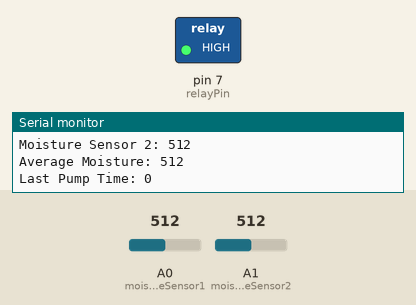
Recording of a sketch running on a simulated Arduino Uno, built with avr-gcc and run on an emulated ATmega328P. On the bench: switched loads named in the sketch (green lamp = pin HIGH), the last lines printed to the serial monitor. The test bench sets the inputs (shaded band); at power-on: A0 (moistureSensor1) = 512, A1 (moistureSensor2) = 512.

Above: at 1.8 s.
1.9 s: A0 (moistureSensor1) set to 674
3.4 s: A0 (moistureSensor1) set to 705
At 5.0 s:
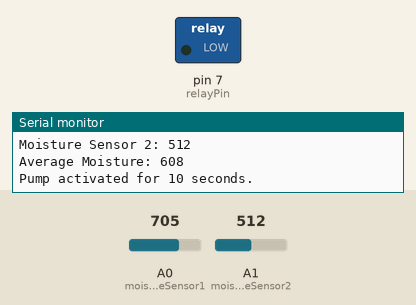
Timing chart, 0 to 15.6 s (numbered marks = the images above; inputs shaded):
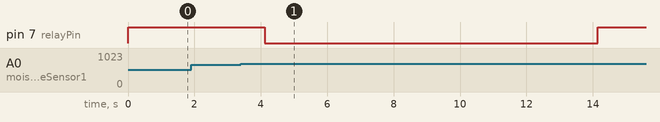

The sketch:

selfwater.ino
```cpp
//This is a reconstruction of the original code and has not been tested with hardware
//ZB
// 2023 - 2026

// Pin assignments
const int moistureSensor1 = A0; // First moisture sensor pin
const int moistureSensor2 = A1; // Second moisture sensor pin
const int relayPin = 7;          // Relay control pin

// Threshold set to 600
int threshold = 600;

// Timing variables
unsigned long motorRunDuration = 10000; // 10 seconds for motor
unsigned long twoDays = 172800000; // 2 days in milliseconds
unsigned long oneDay = 86400000; // 1 day in milliseconds

unsigned long lastPumpTime = 0; // For tracking when the pump last ran
bool pumpActive = false; // Flag to track if the pump has been activated

void setup() {
  Serial.begin(9600);

  // Initialize the relay pin as OUTPUT
  pinMode(relayPin, OUTPUT);

  // Start with the relay off
  digitalWrite(relayPin, HIGH); // Ensure the pump is off at startup
}

void loop() {
  // Read moisture levels from both sensors
  int moistureValue1 = analogRead(moistureSensor1);
  int moistureValue2 = analogRead(moistureSensor2);

  // Calculate the average moisture value
  int averageMoisture = (moistureValue1 + moistureValue2) / 2;

  // Display individual and average moisture levels in the serial monitor
  Serial.print("Moisture Sensor 1: ");
  Serial.println(moistureValue1);
  Serial.print("Moisture Sensor 2: ");
  Serial.println(moistureValue2);
  Serial.print("Average Moisture: ");
  Serial.println(averageMoisture);

  // If the average moisture level is above the threshold (600)
  if (averageMoisture > threshold) {
    // Check if enough time has passed since the last pump activation
    if (!pumpActive) { // If the pump is not currently active
      digitalWrite(relayPin, LOW); // Activate the pump
      Serial.println("Pump activated for 10 seconds.");
      delay(motorRunDuration); // Run the pump for 10 seconds
      digitalWrite(relayPin, HIGH); // Deactivate the pump
      lastPumpTime = millis(); // Update the last pump time
      pumpActive = true; // Set the pump active flag
      Serial.println("Pump deactivated.");
    }
  }

  // If the pump has been activated, check if 2 days have passed
  if (pumpActive) {
    // Calculate the time since the last pump activation
    unsigned long elapsedTime = millis() - lastPumpTime;

    if (elapsedTime >= twoDays) {
      Serial.println("2 days passed, ready to check moisture levels again.");
      pumpActive = false; // Reset pump active flag
      Serial.println("Pump can activate again.");
    } else {
      // Calculate remaining time for 2 days
      unsigned long remainingTime = twoDays - elapsedTime;
      Serial.print("Time remaining until next activation: ");
      Serial.print(remainingTime / 1000); // Convert milliseconds to seconds
      Serial.println(" seconds.");
    }
  }

  // If the pump was not active for a full day, we can check again for the moisture level
  if (!pumpActive && (millis() - lastPumpTime >= oneDay)) {
    Serial.println("One day passed, checking moisture levels again.");
  }

  // Print out the last pump time for debugging
  Serial.print("Last Pump Time: ");
  Serial.println(lastPumpTime);

  // Wait for a short period before the next reading
  delay(1000); // Adjust the delay as needed
}
```

Measured:
- the behaviour switches between 689 and 690 on A0 (moistureSensor1) (found by bisection; images 0 and 1)
- after the input at 3.4 s, pin 7 (relayPin): HIGH → LOW after 0.71 s, → HIGH 10.0 s later
